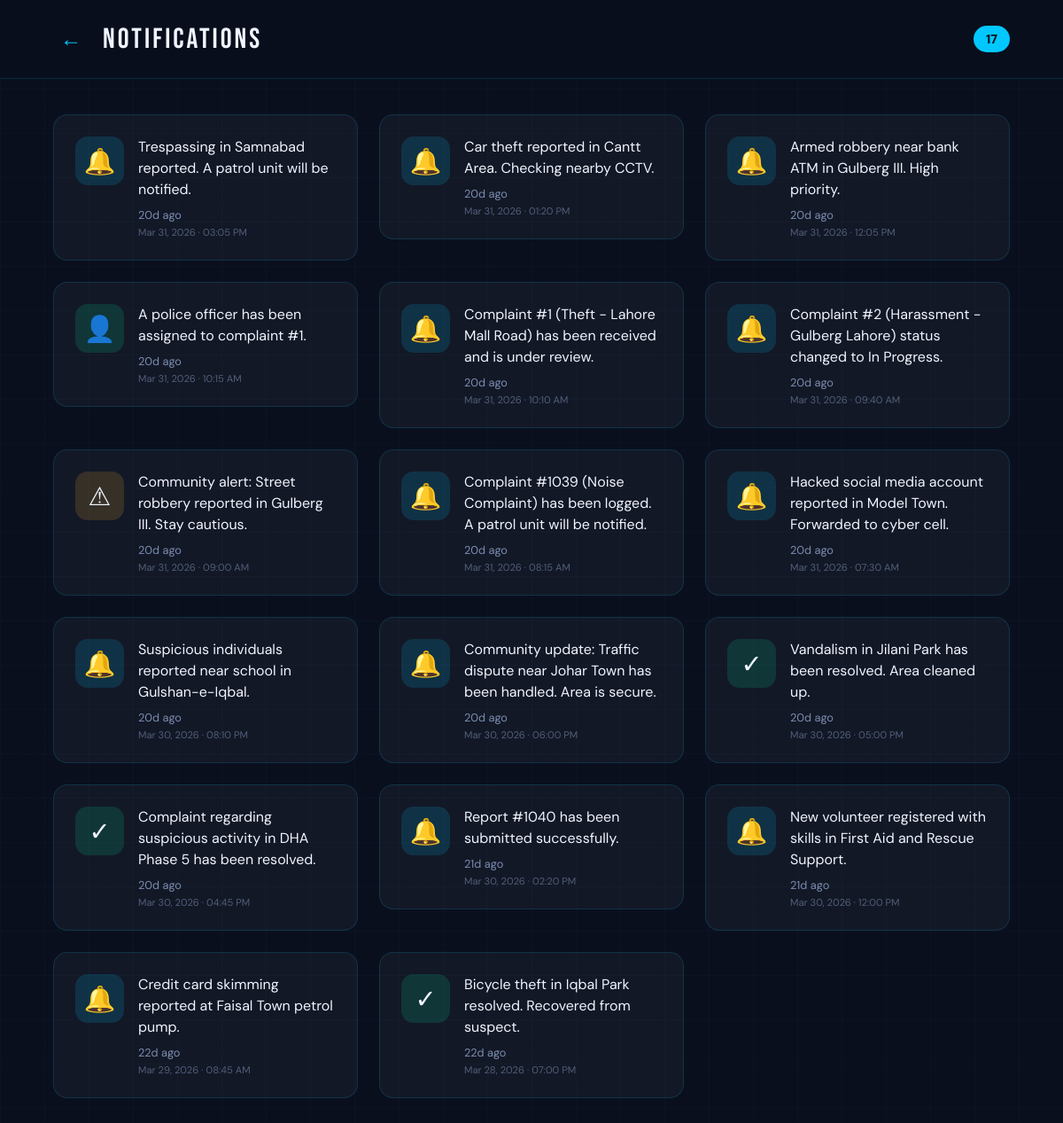
The page /notifications on the database as committed earlier.
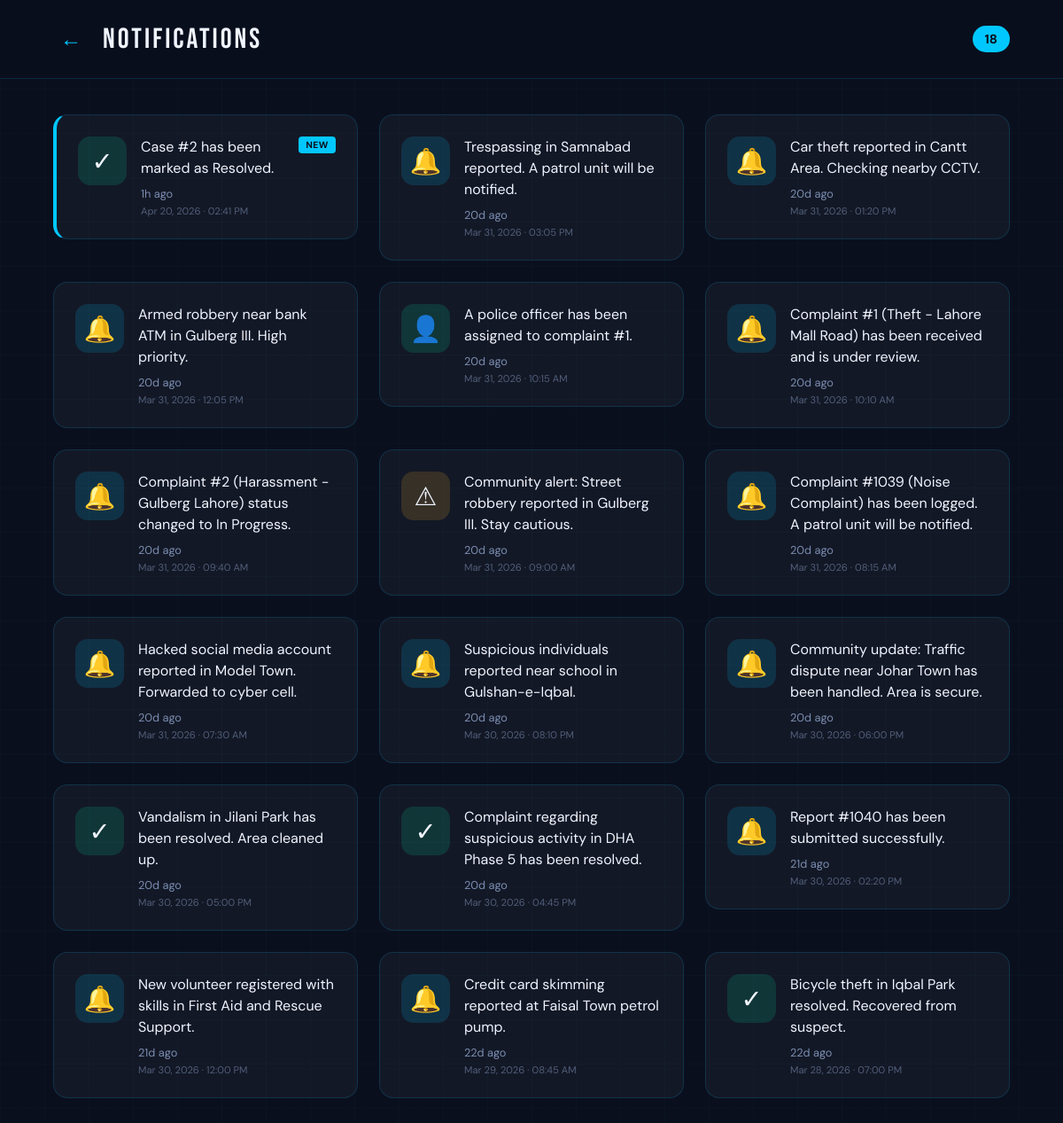
The same page on the database as committed later.
### tables this page shows
CREATE TABLE Notifications (
    notification_id INTEGER PRIMARY KEY AUTOINCREMENT,
    message TEXT NOT NULL,
    created_at DATETIME DEFAULT CURRENT_TIMESTAMP
);

### app.py (the view)
@app.route('/notifications')
def notifications():
    db = get_db_connection()
    all_notifications = db.execute('''
        SELECT message, created_at
        FROM Notifications
        ORDER BY created_at DESC
    ''').fetchall()
    now = datetime.utcnow()
    notifications_list = []
    for n in all_notifications:
        dt = datetime.strptime(n['created_at'], '%Y-%m-%d %H:%M:%S')
        hours_ago = (now - dt).total_seconds() / 3600
        notifications_list.append({
            'message': n['message'],
            'time_ago': time_ago(n['created_at']),
            'is_new': hours_ago < 24,
            'date': dt.strftime('%b %d, %Y · %I:%M %p')
        })
    db.close()
    return render_template('notifications.html', all_notifications=notifications_list)

### app.py (called while the page is built)
def get_db_connection():
    conn = sqlite3.connect(DATABASE)
    conn.row_factory = sqlite3.Row
    return conn

def time_ago(dt_str):
    if not dt_str:
        return ''
    dt = datetime.strptime(dt_str, '%Y-%m-%d %H:%M:%S')
    now = datetime.utcnow()
    diff = now - dt
    minutes = int(diff.total_seconds() // 60)
    if minutes < 1:
        return 'Just now'
    elif minutes < 60:
        return f'{minutes}m ago'
    elif minutes < 1440:
        return f'{minutes // 60}h ago'
    else:
        return f'{minutes // 1440}d ago'

### templates/notifications.html (shortened to what this page needs)
<!DOCTYPE html>
<html lang="en">
<head>
</head>
<body>
  <div class="app-container">
    <div class="header">
      <button class="back-btn" onclick="window.history.back()">←</button>
      <div class="header-title">NOTIFICATIONS</div>
      <span class="notif-count">{{ all_notifications|length }}</span>
    </div>
    <div class="app-content">
      <div class="content">
        <div class="notifications-grid">
          {% for n in all_notifications %}
          <div class="notif-card {% if n.is_new %}has-new{% endif %}">
            <div class="notif-icon {% if 'assigned' in n.message|lower %}ni-person{% elif 'resolved' in n.message|lower %}ni-check{% elif 'alert' in n.message|lower %}ni-alert{% else %}ni-bell{% endif %}">
              {% if 'assigned' in n.message|lower %}👤{% elif 'resolved' in n.message|lower %}✓{% elif 'alert' in n.message|lower %}⚠{% else %}🔔{% endif %}
            </div>
            <div class="notif-body">
              <div class="notif-top">
                <div class="notif-text">{{ n.message }}</div>
                {% if n.is_new %}
                <span class="new-badge">NEW</span>
                {% endif %}
              </div>
              <div class="notif-time">{{ n.time_ago }}</div>
              <div class="notif-date">{{ n.date }}</div>
            </div>
          </div>
          {% else %}
          <div class="empty-state">
            <div style="font-size:2rem;margin-bottom:16px;">🔔</div>
            No notifications yet<br>
            <span style="font-size:0.8rem;opacity:0.7;">We'll notify you when there are updates on your reports</span>
          </div>
          {% endfor %}
        </div>
      </div>
    </div>
  </div>
</body>
</html>

### templates/notifications.html (style rules this page uses)
*,*::before,*::after { box-sizing:border-box;margin:0;padding:0 }
:root { --navy:#0a0f1e; --cyan:#00c8ff; --white:#f0f4ff; --muted:#7a8db0; --red:#ff4e6a; --yellow:#ffb830; --green:#00e5a0; --border:rgba(0,200,255,0.15); --card:rgba(255,255,255,0.04); }
html, body { height: 100vh; width: 100vw; background: var(--navy); font-family: 'DM Sans', sans-serif; margin: 0; padding: 0; color: var(--white); overflow: hidden; }
body { display: flex; align-items: stretch; justify-content: stretch; }
.app-container { width: 100vw; height: 100vh; background: var(--navy); overflow: hidden; display: flex; flex-direction: column; position: relative; background-image: linear-gradient(rgba(0,200,255,0.025) 1px, transparent 1px), linear-gradient(90deg, rgba(0,200,255,0.025) 1px, transparent 1px); background-size: 50px 50px; }
.header { padding: 20px 40px; border-bottom: 1px solid var(--border); display: flex; align-items: center; gap: 16px; flex-shrink: 0; background: rgba(10,15,30,0.95); backdrop-filter: blur(10px); }
.back-btn { background: none; border: none; color: var(--cyan); font-size: 1.5rem; cursor: pointer; width: 40px; height: 40px; display: flex; align-items: center; justify-content: center; border-radius: 8px; transition: all 0.2s; }
.header-title { font-family: 'Bebas Neue', sans-serif; font-size: 1.8rem; letter-spacing: 3px; flex: 1; }
.notif-count { font-size: 0.9rem; background: var(--cyan); color: var(--navy); padding: 6px 14px; border-radius: 20px; font-weight: 800; }
.app-content { flex: 1; overflow-y: auto; overflow-x: hidden; display: flex; flex-direction: column; scrollbar-width: thin; scrollbar-color: rgba(0,200,255,0.2) transparent; }
.content { flex: 1; padding: 32px 40px; display: flex; flex-direction: column; gap: 16px; max-width: 1200px; margin: 0 auto; width: 100%; }
.notifications-grid { display: grid; grid-template-columns: repeat(2, 1fr); gap: 20px; }
.notif-card { background: var(--card); border: 1.5px solid var(--border); border-radius: 16px; padding: 20px; display: flex; gap: 16px; align-items: flex-start; transition: all 0.3s ease; height: fit-content; }
.notif-card.has-new { border-left: 4px solid var(--cyan); }
.notif-icon { width: 50px; height: 50px; border-radius: 14px; display: flex; align-items: center; justify-content: center; font-size: 1.5rem; flex-shrink: 0; }
.ni-bell { background: rgba(0,200,255,0.15); }
.ni-person { background: rgba(0,229,160,0.15); }
.ni-check { background: rgba(0,229,160,0.15); }
.ni-alert { background: rgba(255,184,48,0.15); }
.notif-body { flex: 1; min-width: 0; }
.notif-top { display: flex; align-items: flex-start; gap: 10px; margin-bottom: 8px; }
.notif-text { font-size: 0.95rem; line-height: 1.5; color: var(--white); flex: 1; }
.new-badge { font-size: 0.65rem; font-weight: 800; background: var(--cyan); color: var(--navy); padding: 3px 8px; border-radius: 4px; letter-spacing: 0.5px; flex-shrink: 0; animation: badgePulse 2s infinite; }
.notif-time { font-size: 0.8rem; color: var(--muted); margin-bottom: 4px; }
.notif-date { font-size: 0.7rem; color: rgba(122,141,176,0.6); }
@media (min-width: 1200px) { .content { padding: 40px 60px; max-width: 1400px; } }
@media (min-width: 1200px) { .header { padding: 24px 60px; } }
@media (min-width: 1200px) { .header-title { font-size: 2rem; } }
@media (min-width: 1200px) { .notifications-grid { grid-template-columns: repeat(3, 1fr); gap: 24px; } }
@media (min-width: 1200px) { .notif-card { padding: 24px; } }
@media (min-width: 1200px) { .notif-icon { width: 55px; height: 55px; font-size: 1.8rem; } }
@media (min-width: 1200px) { .notif-text { font-size: 1rem; } }

Rows that differ between the two databases and show on the page:
added Notifications: message "Case #2 has been marked as Resolved.", shows "NEW", time_ago "1h ago", date "Apr 20, 2026 · 02:41 PM"
Other text that changed with them:
{{ all_notifications|length }}: "17" → "18"
